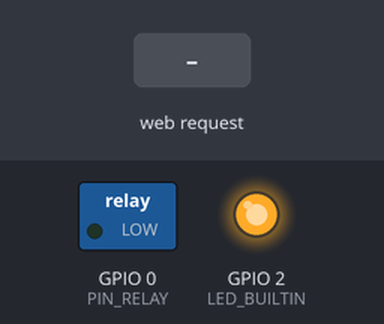
Simulated run of this sketch. Board: ESP8266 (NodeMCU). Shown: switched loads named in the sketch (green lamp = pin HIGH), output pins drawn as LEDs (lit = HIGH, except the on-board LED, lit = LOW). Inputs (shaded band) come from the test bench. WiFi joins after 1.5 s; servers stay silent unless stated; what the sketch prints to the serial monitor is not drawn.

Above: at 2.7 s.
2.8 s: HTTP request GET /on received
At 4.17 s:
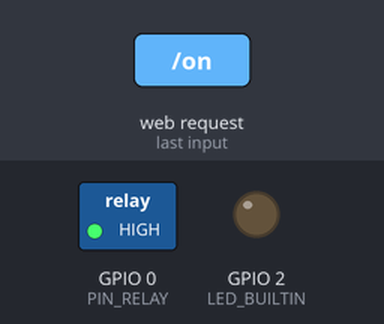
At 5.4 s:
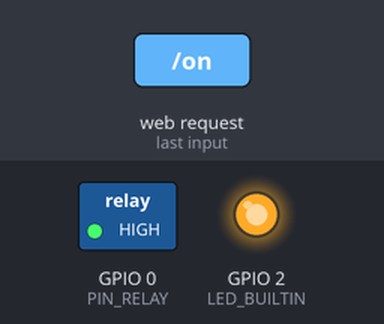
5.7 s: HTTP request GET /off received
At 8.26 s:
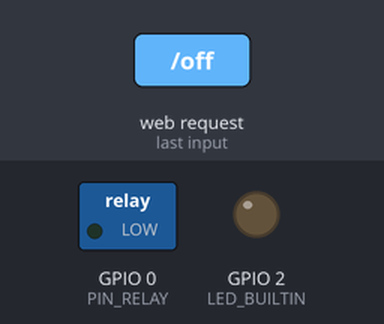
Timing chart, 0 to 13.9 s (numbered marks = the images above; inputs shaded):
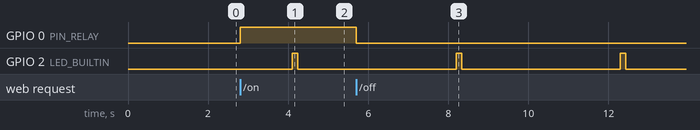

Measured:
- after the input at 2.8 s, GPIO 0 (PIN_RELAY): LOW → HIGH at once
- after the input at 5.7 s, GPIO 0 (PIN_RELAY): HIGH → LOW at once
- by itself, GPIO 2 (LED_BUILTIN): alternates HIGH for 0.15 s and LOW for 3.9 s

The sketch:

sketch_feb19a.ino
```cpp
//
// Учебный стенд для занятий по Wi-Fi
//
// Управление реле через Интернет
// Веб версия (HTTP)
//
// Февраль 2025 г.
// 1.0 v
//


// Библиотека Wi-Fi

#include <ESP8266WiFi.h>

#define MY_SSID "fizmat"
#define MY_PASS ""

// Библиотека веб-сервера

#include <ESP8266WebServer.h>
ESP8266WebServer HTTP(80);

// Pin нагрузки

#define PIN_RELAY 0


void setup() {

  pinMode(LED_BUILTIN, OUTPUT);
  pinMode(PIN_RELAY, OUTPUT);
  // digitalWrite(PIN_RELAY, HIGH); // только модуля расширения для ESP-01/ESP-01s

  Serial.begin(9600);

  Serial.println();
  Serial.println("Hello");

  // Инициализация Wi-Fi

  WiFi.begin(MY_SSID, MY_PASS);

  Serial.print("MAC address: ");
  Serial.println(WiFi.macAddress());

  while (WiFi.status() != WL_CONNECTED) {
    delay(500);
    Serial.print(".");
  }

  Serial.println("");
  Serial.print("Connected to ");
  Serial.println(WiFi.SSID());
  Serial.print("IP address: ");
  Serial.println(WiFi.localIP());

  // Инициализация веб-сервера

  HTTP.on("/", [](){HTTP.send(200, "text/html", home());});
  HTTP.on("/on", [](){HTTP.send(200, "text/html", on());});
  HTTP.on("/off", [](){HTTP.send(200, "text/html", off());});
  HTTP.onNotFound([](){HTTP.send(404, "text/plain", "Not Found");});
  HTTP.begin();

}


void loop() {

  // Сигнальный светодиод

  digitalWrite(LED_BUILTIN, ( WiFi.status() == WL_CONNECTED && bitRead( millis(), 11 ) == 0 && bitRead( millis() + 1900, 11 ) == 0 ) ? HIGH : LOW);

  // Помощник веб-сервера

  handle();

}


// Помощники

void handle() {
  HTTP.handleClient();
}


String home() {
  return html(0);
}


String on() {
  digitalWrite(PIN_RELAY, HIGH);
  // digitalWrite(PIN_RELAY, LOW); // только модуля расширения для ESP-01/ESP-01s
  return html(1);
}


String off() {
  digitalWrite(PIN_RELAY, LOW);
  // digitalWrite(PIN_RELAY, HIGH); // только модуля расширения для ESP-01/ESP-01s
  return html(2);
}


//
// Создание страницы HTML
//

// String html() {
String html(uint8_t n) {

  String s = "";

  s += "<!doctype html>\n";
  s += "<html><head>\n";
  s += "<meta charset=\"utf-8\">\n";
  s += "<meta name=\"viewport\" content=\"width=device-width, initial-scale=1\">\n";
  s += "<link href=\"https://cdn.jsdelivr.net/npm/bootstrap@5.3.0/dist/css/bootstrap.min.css\" rel=\"stylesheet\">\n";
  s += "<title>Реле</title></head><body>\n";

  s += "<div class=\"container\"><div class=\"row p-2\">\n";

  s += "<div class=\"d-grid gap-2 col-sm-6 col-lg-4 pt-3 mx-auto\">\n";


  s += "<a class=\"btn mx-2 ";
  s += ( n == 1 ) ? "btn-primary" : "btn-secondary";
  s += "\" href=\"/on\" role=\"button\">On</a>\n";

  s += "<a class=\"btn mx-2 ";
  s += ( n == 2 ) ? "btn-primary" : "btn-secondary";
  s += "\" href=\"/off\" role=\"button\">Off</a>\n";

  s += "</div>\n";

  s += "</div></div>\n";
  s += "</body></html>\n";

  return s;

}
```
